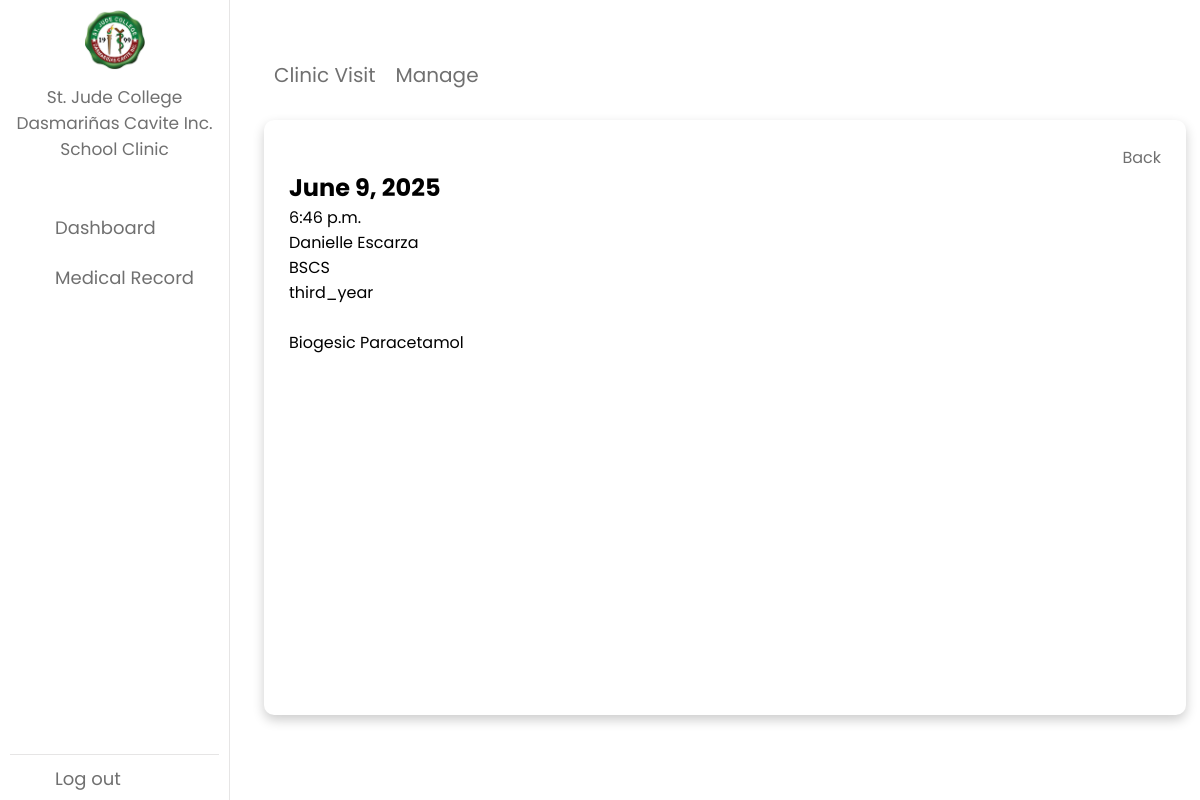
Screenshot of /clinicvisits/1/ with the database file from the repository.
### app/models.py (models this page shows, shortened)
class ClinicVisit(models.Model):
    user = models.ForeignKey(settings.AUTH_USER_MODEL, on_delete=models.CASCADE)
    date = models.DateField(default=datetime.date.today)
    time_in = models.TimeField(default=current_time)
    complaint = models.TextField(max_length=30, blank=True, default="")
    medical_intervention = models.TextField(max_length=30, blank=True, default="")
    remarks = models.TextField(max_length=30, blank=True, default="")

### accounts/models.py (models this page shows, shortened)
class CustomUser(AbstractUser):
    USER_TYPE_CHOICES = (
        ("student", "Student"),
        ("employee", "Employee"),
        ("admin", "Admin"),
    )
    DEPARTMENT_CHOICES = (
        ("BED", "Basic Education Department"),
        ("BSN", "Bachelor of Science in Nursing"),
        ("BSCS", "Bachelor of Science in Computer Science"),
        ("BSA", "Bachelor of Science in Accountancy"),
        (
            "BSBA",
            "Bachelor of Science in Business Administration Major in Operational Management",
        ),
        ("BSP", "Bachelor of Science in Psychology"),
        ("BSRT", "Bachelor of Science in Radiologic Technology"),
        ("BSHM", "Bachelor of Science in Hospitality Management"),
        ("BEEd", "Bachelor of Science in Elementary Education"),
        (
            "BSEd-Filipino",
            "Bachelor of Science in Secondary Education Major in Filipino",
        ),
        ("BSEd-English", "Bachelor of Science in Secondary Education Major in English"),
        ("College", "College Department"),
        ("Accounting", "Accounting Department"),
        ("Office", "Office of the President and CEO, COO"),
        ("Compliance", "Compliance Department"),
        ("HumanResource", "Human Resource Department"),
        ("HealthServices", "Health Services Department"),
        ("ICT", "ICT Department"),
        ("Guidance", "Guidance Department"),
        ("Marketing", "Marketing Department"),
        ("Procurement", "Procurement Department"),
        ("Housekeeping", "Housekeeping Department"),
        ("Security", "Security Department"),
    )
    LEVEL_CHOICES = (
        ("1", "Grade 1"),
        ("2", "Grade 2"),
        ("3", "Grade 3"),
        ("4", "Grade 4"),
        ("5", "Grade 5"),
        ("6", "Grade 6"),
        ("7", "Grade 7"),
        ("8", "Grade 8"),
        ("9", "Grade 9"),
        ("10", "Grade 10"),
        ("11", "Grade 11"),
        ("12", "Grade 12"),
        ("first_year", "1st Year"),
        ("second_year", "2nd Year"),
        ("third_year", "3rd Year"),
        ("fourth_year", "4th Year"),
    )
    user_type = models.CharField(
        max_length=10, choices=USER_TYPE_CHOICES, default="student"
    )
    uid = models.CharField(max_length=32, unique=True, null=True, blank=True)
    student_number = models.CharField(max_length=32, null=True, blank=True)
    first_name = models.CharField(max_length=30)
    last_name = models.CharField(max_length=30)
    department = models.CharField(
        max_length=100, choices=DEPARTMENT_CHOICES, blank=True
    )
    level = models.CharField(max_length=100, choices=LEVEL_CHOICES, blank=True)

### app/views.py (the view)
# urls.py: path('clinicvisits/<int:pk>/', ClinicVisitDetailView.as_view(), name='clinicvisits_detail'),
class ClinicVisitDetailView(DetailView):
    model = ClinicVisit
    context_object_name = "clinicvisit"
    template_name = "app/clinicvisit_detail.html"

### app/templates/app/clinicvisit_detail.html (shortened to what this page needs)
{% extends 'app/base.html' %}
{% block content %}
    <div class="dash-content">
        <div class="overview">
            <div class="title">
                <a href="{% url 'clinicvisits' %}"><span class="text">Clinic Visit</span></a>
                <span class="text">Manage</span>
            </div>
            <div class="table_box">
                <div class="back">
                    <a href="{% url 'clinicvisits' %}">Back </a>
                </div>
                <div class="table_container">
                    <ul class="">
                        <li>
                            <h1>{{ clinicvisit.date }}</h1>
                        </li>
                        <li>
                            <span>{{ clinicvisit.time_in }}</span>
                        </li>
                        <li>
                            <span>{{ clinicvisit.user.first_name }} {{ clinicvisit.user.last_name }}</span>
                        </li>
                        <li>
                            <span>{{ clinicvisit.user.department }}</span>
                        </li>
                        <li>
                            <span>{{ clinicvisit.user.level }}</span>
                        </li>
                        <li>
                        </li>
                        <li>
                            <span>{{ clinicvisit.medical_intervention }}</span>
                        </li>
                        <li>
                        </li>
                    </ul>
                </div>
            </div>
        </div>
    </div>
{% endblock %}

### static/css/base.css (style rules this page uses)
:root { --primary-color: #1a5334; --panel-color: #fff; --text-color: #000; --text2-color: #fff; --text3-color: #706f6d; --black-light-color: #707070; --border-color: #e6e5e5; --toggle-color: #ddd; --hover-color: #eceff2; --table-row-hover: #f1f1f1; --box1-color: #27804f; --box2-color: #27804f; --box3-color: #16462b; --arrow-width: 10px; --arrow-stroke: 2px; --tran-05: all 0.5s ease; --tran-03: all 0.3s ease; --tran-02: all 0.2s ease; }
* { margin: 0; padding: 0; box-sizing: border-box; font-family: 'Poppins', sans-serif; }
body { min-height: 100vh; }
::placeholder { color: #222; }
.dashboard .dash-content { padding-top: 50px; }
.dash-content .title .text { font-size: 20px; color: var(--black-light-color); margin-left: 10px; }
.table_box { background-color: #ffffff; min-height: 65vh; padding: 25px; border-radius: 10px; box-shadow: 0 5px 12px rgba(0, 0, 0, 0.2); margin-bottom: 30px; }
.table_container { width: 100%; min-height: 65vh; overflow-x: auto; margin: 0; border-radius: 10px; }
::placeholder { color: var(--black-light-color); opacity: 1; }

### rows the page displays
ClinicVisit: date "June 9, 2025", time_in "6:46 p.m.", user.first_name "Danielle", user.last_name "Escarza", user.department "BSCS", user.level "third_year", medical_intervention "Biogesic Paracetamol"
